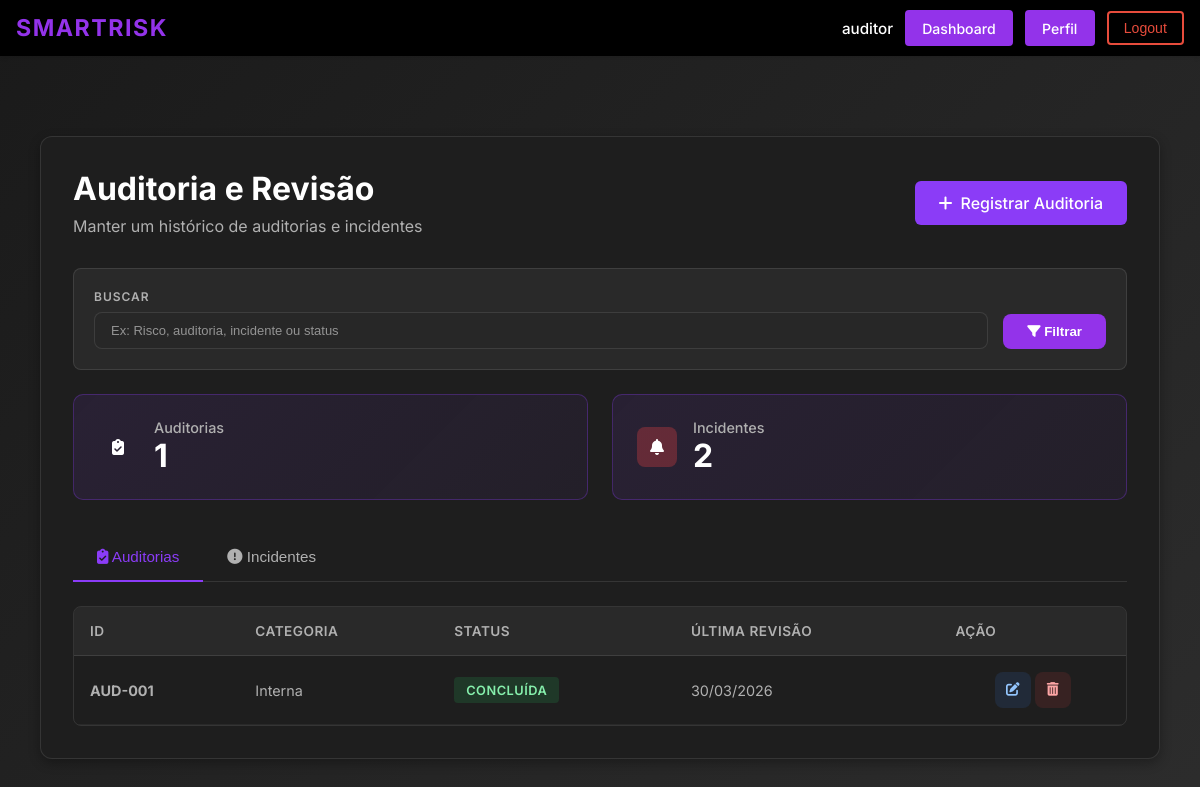
The page /lista_auditorias/ (signed in) on the database its author committed.
### ismsapp/models.py (models this page shows, shortened)
class Auditoria(models.Model):
    class TipoAuditoria(models.TextChoices):
        INTERNA = "interna", "Interna"
        EXTERNA = "externa", "Externa"
    class StatusAuditoria(models.TextChoices):
        PENDENTE = "pendente", "Pendente"
        CONCLUIDA = "concluida", "Concluída"
    """Type of audit: internal or external."""
    tipo_auditoria = models.CharField(
        max_length=20,
        choices=TipoAuditoria.choices,
        help_text="Tipo de auditoria realizada: interna ou externa."
    )
    """Name or ID of the audit (e.g., 'AUD-2023-001')."""
    nome = models.CharField(
        max_length=255,
        help_text="Nome ou ID da auditoria (ex: 'AUD-2023-001')."
    )
    """Date when the audit was conducted."""
    data_auditoria = models.DateField(
        help_text="Data em que a auditoria foi realizada."
    )
    """Whether non-conformities were identified during the audit."""
    nao_conformidades_identificadas = models.BooleanField(
        default=False,
        help_text="Indica se foram identificadas não conformidades durante a auditoria."
    )
    """Description of non-conformities found (if any)."""
    nao_conformidades = models.TextField(
        blank=True,
        help_text="Descrição dos achados e não conformidades identificadas (se houver)."
    )
    """Remediation/action plan to address identified non-conformities."""
    plano_acao = models.TextField(
        blank=True,
        help_text="Planos de ação para remediação das não conformidades."
    )
    """Current status of the audit."""
    status = models.CharField(
        max_length=20,
        choices=StatusAuditoria.choices,
        default=StatusAuditoria.PENDENTE,
        help_text="Status atual da auditoria."
    )
    """User who registered this audit."""
    registrado_por = models.ForeignKey(
        User,
        on_delete=models.SET_NULL,
        null=True,
        blank=True,
        related_name="auditorias_registradas",
        help_text="Usuário que registrou esta auditoria."
    )
    """Timestamp when this audit was registered."""
    data_registro = models.DateTimeField(
        auto_now_add=True,
        help_text="Data e hora do registro da auditoria no sistema."
    )
    """Timestamp of the last update to this audit."""
    data_atualizacao = models.DateTimeField(
        auto_now=True,
        help_text="Data e hora da última atualização da auditoria."
    )
    class Meta:
        verbose_name = "Auditoria"
        verbose_name_plural = "Auditorias"
        ordering = ["-data_auditoria"]

### ismsapp/views.py (the view, shortened to what this page needs)
# urls.py: path("lista_auditorias/", views.ReadAuditoriaView.as_view(), name="lista_auditorias"),
class ReadAuditoriaView(View):
    template_name = "ismsapp/lista_auditorias.html"
    def _check_permission(self, user):
        if not user.is_authenticated:
            return False
        user_profile = getattr(user, 'profile', None)
        if not user_profile:
            return False
        return user_profile.actor_type == UserProfile.Actor.AUDITOR
    @method_decorator(login_required(login_url="login"))
    def get(self, request, *args, **kwargs):
        if not self._check_permission(request.user):
            messages.error(request, "Você não tem permissão para acessar esta página.")
            return redirect('dashboard')
        from .models import Auditoria, Incidente
        from django.db.models import Q
        search_query = request.GET.get('search', '').strip()
        auditorias = Auditoria.objects.all().order_by('-data_auditoria')
        incidentes = Incidente.objects.select_related(
            'responsavel_tratamento',
            'registrado_por'
        ).prefetch_related('ativos_afetados').order_by('-data_incidente', '-hora_incidente')
        count_audits = auditorias.count()
        count_incidents = incidentes.count()
        pendentes = auditorias.filter(status='pendente').count()
        concluidas = auditorias.filter(status='concluida').count()
        pode_editar_deletar = self._check_permission(request.user)
        contexto = {
            'auditorias': auditorias,
            'incidentes': incidentes,
            'count_pendentes': pendentes,
            'count_concluidas': concluidas,
            'count_audits': count_audits,
            'count_incidents': count_incidents,
            'pode_editar_deletar': pode_editar_deletar,
            'search_query': search_query,
        }
        return render(request, self.template_name, contexto)

### ismsapp/templates/ismsapp/lista_auditorias.html (shortened to what this page needs)
{% extends "ismsapp/base.html" %}
{% load static %}
{% block extra_css %}
<link href="https://cdnjs.cloudflare.com/ajax/libs/font-awesome/6.4.0/css/all.min.css" rel="stylesheet">
<link href="{% static 'css/ismsapp/registro_auditoria.css' %}" rel="stylesheet">
<link href="{% static 'css/ismsapp/lista_auditorias.css' %}" rel="stylesheet">
{% endblock %}
{% block content %}
<div class="page">
  <div class="card page-shell-card">
    <div class="page-header">
      <div>
        <h1>Auditoria e Revisão</h1>
        <p>Manter um histórico de auditorias e incidentes</p>
      </div>
      <a href="{% url 'registro_auditoria' %}" class="primary-action">
        <i class="fas fa-plus"></i> Registrar Auditoria
      </a>
    </div>
    <div class="filter-section">
      <form method="get" class="filter-form">
        <div class="filter-group">
          <label for="search">Buscar</label>
          <input type="text" id="search" name="search" value="{{ search_query }}" placeholder="Ex: Risco, auditoria, incidente ou status">
        </div>
        <button type="submit" class="filter-button">
          <i class="fas fa-filter"></i> Filtrar
        </button>
      </form>
    </div>
    <div class="metrics-container">
      <div class="metric-card">
        <div class="metric-content-row">
          <div class="metric-icon auditorias">
            <i class="fas fa-clipboard-check"></i>
          </div>
          <div>
            <div class="metric-label">Auditorias</div>
            <div class="metric-value">{{ count_audits|default:"0" }}</div>
          </div>
        </div>
      </div>
      <div class="metric-card">
        <div class="metric-content-row">
          <div class="metric-icon incidents">
            <i class="fas fa-bell"></i>
          </div>
          <div>
            <div class="metric-label">Incidentes</div>
            <div class="metric-value">{{ count_incidents|default:"0" }}</div>
          </div>
        </div>
      </div>
    </div>
    <div class="tabs-header">
      <button class="tab-button active" onclick="switchTab(event, 'auditorias-tab')">
        <i class="fas fa-clipboard-check"></i> Auditorias
      </button>
      <button class="tab-button" onclick="switchTab(event, 'incidentes-tab')">
        <i class="fas fa-exclamation-circle"></i> Incidentes
      </button>
    </div>
    <div id="auditorias-tab" class="tab-content active">
      {% if auditorias %}
        <div class="audits-table-wrapper">
          <table class="audits-table">
            <thead>
              <tr>
                <th>ID</th>
                <th>CATEGORIA</th>
                <th>STATUS</th>
                <th>ÚLTIMA REVISÃO</th>
                <th>AÇÃO</th>
              </tr>
            </thead>
            <tbody>
              {% for auditoria in auditorias %}
                <tr>
                  <td><strong>AUD-{{ auditoria.id|stringformat:"03d" }}</strong></td>
                  <td>
                    <span class="muted-text">{{ auditoria.get_tipo_auditoria_display }}</span>
                  </td>
                  <td>
                    <span class="status-badge status-{{ auditoria.status }}">
                      {{ auditoria.get_status_display }}
                    </span>
                  </td>
                  <td>{{ auditoria.data_auditoria|date:"d/m/Y" }}</td>
                  <td class="center-cell">
                    <a href="{% url 'editar_auditoria' auditoria.id %}" class="action-btn action-edit" title="Editar">
                      <i class="fas fa-edit"></i>
                    </a>
                    {% if pode_editar_deletar %}
                    <button type="button" class="action-btn action-delete js-delete-trigger" title="Deletar" data-delete-url="{% url 'deletar_auditoria' auditoria.id %}" data-delete-name="{{ auditoria.nome }}">
                      <i class="fas fa-trash-alt"></i>
                    </button>
                    {% endif %}
                  </td>
                </tr>
              {% endfor %}
            </tbody>
          </table>
        </div>
      {% else %}
        <div class="empty-state">
          <i class="fas fa-inbox empty-state-icon"></i>
          <p>Nenhuma auditoria registrada</p>
        </div>
      {% endif %}
    </div>
  </div>
</div>
{% endblock %}

### ismsapp/templates/ismsapp/base.html (shortened to what this page needs)
{% load static %}
<!DOCTYPE html>
<html lang="en">
<head>
    <link rel="stylesheet" href="{% static 'css/ismsapp/header.css' %}">
    {% block extra_css %}{% endblock %}
</head>
<body class="{% block body_class %}{% endblock %}">
    <header class="isms-header" role="banner">
        <div class="header-container">
            <a href="{% url 'home' %}" class="header-logo" aria-label="SmartRisk home">
                <span class="logo-text">SmartRisk</span>
            </a>
            <nav id="site-navigation" class="header-nav" role="navigation" aria-label="Main Navigation">
                {% if user.is_authenticated %}
                    <div class="nav-user">
                        <span class="username">{{ user.username }}</span>
                        <a href="{% url 'dashboard' %}" class="nav-button dashboard-button {% if request.resolver_match.url_name == 'dashboard' %}active{% endif %}" aria-label="Dashboard">
                            Dashboard
                        </a>
                        <a href="{% url 'profile' %}" class="nav-button profile-button {% if request.resolver_match.url_name == 'profile' %}active{% endif %}" aria-label="Profile">
                            Perfil
                        </a>
                        <form action="{% url 'logout' %}" method="post" style="display:inline;">
                            <button type="submit" class="nav-button logout-button" aria-label="Logout">Logout</button>
                        </form>
                    </div>
                {% endif %}
            </nav>
        </div>
    </header>
    <main id="main-content" class="main-content">
        <div class="content-container">
            {% block content %}{% endblock %}
        </div>
    </main>
</body>
</html>

### ismsapp/static/css/ismsapp/header.css (style rules this page uses)
.isms-header { background-color: #000000; color: white; padding: 0.65rem 0; box-shadow: 0 2px 4px rgba(0, 0, 0, 0.1); position: sticky; top: 0; z-index: 100; }
.header-container { max-width: 1200px; margin: 0 auto; padding: 0 1rem; display: flex; justify-content: space-between; align-items: center; }
.header-logo { text-decoration: none; color: white; display: flex; align-items: center; gap: 0.5rem; }
.logo-text { font-size: 1.45rem; font-weight: 700; letter-spacing: 1.5px; color: #9333ea; text-transform: uppercase; transition: color 0.3s ease; }
.header-nav { display: flex; align-items: center; gap: 0.75rem; }
.nav-user, .nav-auth { display: flex; align-items: center; gap: 0.75rem; }
.username { font-size: 0.95rem; color: #ffffff; font-weight: 500; padding: 0; background-color: transparent; }
.nav-button { padding: 0.45rem 0.95rem; border-radius: 4px; text-decoration: none; font-size: 0.88rem; font-weight: 500; transition: all 0.3s ease; cursor: pointer; border: none; display: inline-block; }
.profile-button { background-color: #9333ea; color: white; border: 2px solid #9333ea; }
.dashboard-button { background-color: #9333ea; color: white; border: 2px solid #9333ea; }
.logout-button { background-color: transparent; color: #e74c3c; border: 2px solid #e74c3c; }
.main-content { max-width: 1200px; margin: 2rem auto; padding: 0 1.5rem; }

### ismsapp/static/css/ismsapp/registro_auditoria.css (style rules this page uses)
*, *::before, *::after { box-sizing: border-box; margin: 0; padding: 0; }
:root { --bg-page: #1a1a1a; --bg-card: #1e1e1e; --bg-btn: rgba(255, 255, 255, 0.08); --bg-btn-hover: rgba(255, 255, 255, 0.12); --bg-input: rgba(40, 40, 40, 0.95); --bg-input-hover: rgba(50, 50, 50, 0.8); --border: rgba(255, 255, 255, 0.15); --border-soft: rgba(255, 255, 255, 0.1); --text-primary: #ffffff; --text-secondary: #b0b0b0; --text-muted: #808080; --purple: #9333ea; --red: #ef4444; --yellow: #f59e0b; --green: #10b981; }
html, body { background: linear-gradient(135deg, #1a1a1a 0%, #2d2d2d 100%); font-family: 'Inter', sans-serif; color: var(--text-primary); }
.page { min-height: 100vh; display: flex; flex-direction: column; align-items: center; justify-content: flex-start; padding: 3rem 1rem 5rem; gap: 1.5rem; }
.card { width: 100%; max-width: 700px; margin: 0 auto; background: var(--bg-card); border-radius: 12px; border: 1px solid var(--border-soft); padding: 2rem; box-shadow: 0 4px 12px rgba(0, 0, 0, 0.3); }
.audits-table-wrapper { overflow-x: auto; margin-top: 1.5rem; border-radius: 8px; border: 1px solid var(--border-soft); }
.audits-table { width: 100%; border-collapse: collapse; font-size: 0.9rem; }
.audits-table thead { background: rgba(139, 60, 247, 0.08); }
.audits-table th { padding: 1rem; text-align: left; color: var(--text-secondary); font-weight: 600; text-transform: uppercase; font-size: 0.75rem; letter-spacing: 0.5px; border-bottom: 1px solid var(--border); }
.audits-table tbody tr { border-bottom: 1px solid var(--border-soft); transition: background-color 0.2s ease; }
.audits-table td { padding: 1rem; color: var(--text-secondary); }
.status-badge { display: inline-block; padding: 0.4rem 0.75rem; border-radius: 6px; font-size: 0.75rem; font-weight: 600; text-transform: uppercase; letter-spacing: 0.5px; }
.status-badge.status-concluida { background: rgba(34, 197, 94, 0.15); color: #86efac; }
.action-btn { display: inline-flex; align-items: center; justify-content: center; width: 36px; height: 36px; border-radius: 6px; border: none; background: rgba(147, 51, 234, 0.1); color: var(--purple); cursor: pointer; transition: all 0.2s ease; text-decoration: none; flex-shrink: 0; }
.action-btn i { font-size: 0.85rem; }
.action-delete { background: rgba(239, 68, 68, 0.1); color: #ef4444; }

### rows shown on the page
Auditoria: id "001", tipo_auditoria "Interna", status "CONCLUÍDA", data_auditoria "30/03/2026"

### other values the page prints
{{ user.username }} "auditor"
{{ count_audits|default:"0" }} "1"
{{ count_incidents|default:"0" }} "2"
